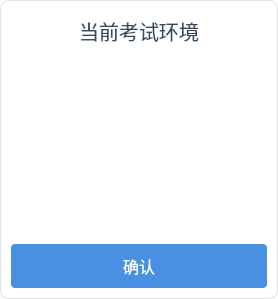
<?xml version="1.0" encoding="UTF-8"?>
<ui version="4.0">
	<class>EnvSelectDialog</class>
	<widget class="QDialog" name="EnvSelectDialog">
		<property name="windowTitle">
			<string>选择考试环境</string>
		</property>
		<property name="windowFlags">
			<set>Qt::Dialog|Qt::CustomizeWindowHint</set>
		</property>
		<property name="styleSheet">
			<string notr="true">
				QDialog {
				background: #ffffff;
				border-radius: 8px;
				border: 1px solid #dee2e6;
				}
				QLabel#titleLabel {
				font-size: 20px;
				color: #34495e;
				padding: 5px;
				border-bottom: 1px solid #ecf0f1;
				}
				QListWidget {
				border: none;
				font-size: 16px;
				padding: 0 20px;
				}
				QListWidget::item {
				padding: 4px;
				border-radius: 4px;
				margin: 8px 0;
				}
				QListWidget::item:hover {
				background: #f8f9fa;
				}
				QListWidget::item:selected {
				background: #4a90e2;
				color: white;
				}
				QPushButton {
				background-color: #4a90e2;
				color: white;
				border: none;
				padding: 10px 0;
				border-radius: 4px;
				font-size: 16px;
				}
				QPushButton:hover {
				background-color: #357ab7;
				}
			</string>
		</property>
		<layout class="QVBoxLayout" name="mainLayout">
			<property name="spacing">
				<number>0</number>
			</property>
			<item>
				<widget class="QLabel" name="titleLabel">
					<property name="text">
						<string>当前考试环境</string>
					</property>
					<property name="alignment">
						<set>Qt::AlignCenter</set>
					</property>
				</widget>
			</item>
			<item>
				<widget class="QListWidget" name="listEnv">
					<property name="verticalScrollBarPolicy">
						<enum>Qt::ScrollBarAlwaysOff</enum>
					</property>
					<property name="horizontalScrollBarPolicy">
						<enum>Qt::ScrollBarAlwaysOff</enum>
					</property>
				</widget>
			</item>
			<item>
				<widget class="QPushButton" name="confirmButton">
					<property name="text">
						<string>确认</string>
					</property>
				</widget>
			</item>
		</layout>
	</widget>
</ui>
